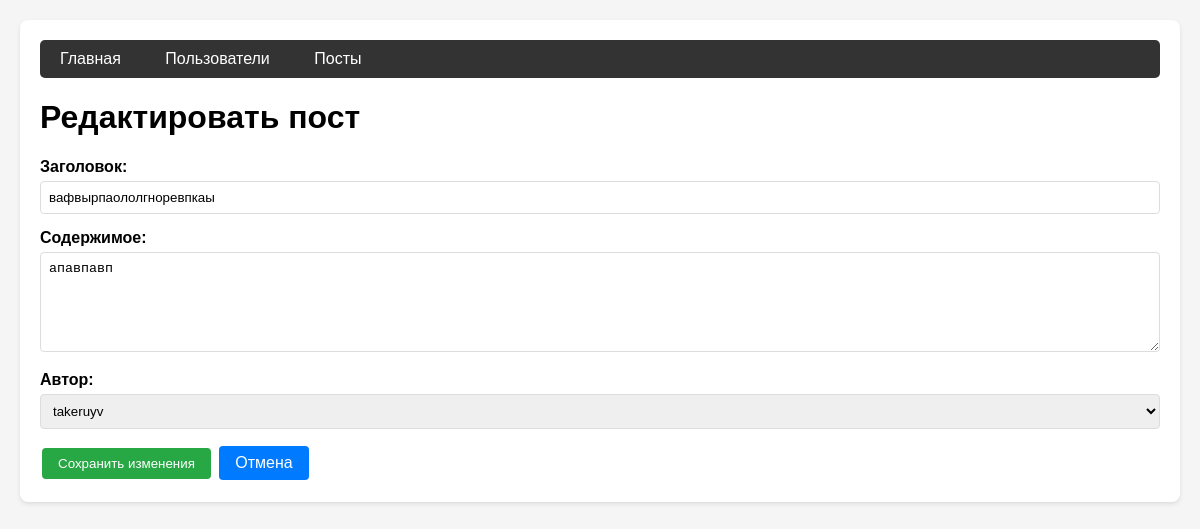
/posts/5/edit, run on the app's committed database.
### database.py (models this page shows)
class Post(Base):
    __tablename__ = 'posts'
    id = Column(Integer, primary_key=True, autoincrement=True)
    title = Column(String, nullable=False)
    content = Column(Text, nullable=False)
    user_id = Column(Integer, ForeignKey('users.id'), nullable=False)
    user = relationship("User", back_populates="posts")

class User(Base):
    __tablename__ = 'users'
    id = Column(Integer, primary_key=True, autoincrement=True)
    username = Column(String, unique=True, nullable=False)
    email = Column(String, unique=True, nullable=False)
    password = Column(String, nullable=False)
    posts = relationship("Post", back_populates="user", cascade="all, delete-orphan")

### main.py (the view)
@app.get("/posts/{post_id}/edit", response_class=HTMLResponse)
async def edit_post_form(post_id: int, request: Request, db: Session = Depends(get_db)):
    post = db.query(Post).filter(Post.id == post_id).first()
    if not post:
        raise HTTPException(status_code=404, detail="Пост не найден")
    users = db.query(User).all()
    return templates.TemplateResponse("post_edit.html", {"request": request, "post": post, "users": users})

### templates/post_edit.html
{% extends "base.html" %}
{% block content %}
<h1>Редактировать пост</h1>
<form method="post" action="/posts/{{ post.id }}/edit">
    <div class="form-group">
        <label for="title">Заголовок:</label>
        <input type="text" id="title" name="title" value="{{ post.title }}" required>
    </div>
    <div class="form-group">
        <label for="content">Содержимое:</label>
        <textarea id="content" name="content" required>{{ post.content }}</textarea>
    </div>
    <div class="form-group">
        <label for="user_id">Автор:</label>
        <select id="user_id" name="user_id" required>
            {% for user in users %}
            <option value="{{ user.id }}" {% if user.id == post.user_id %}selected{% endif %}>
                {{ user.username }}
            </option>
            {% endfor %}
        </select>
    </div>
    <button type="submit" class="btn btn-success">Сохранить изменения</button>
    <a href="/posts" class="btn">Отмена</a>
</form>
{% endblock %}

### templates/base.html (style rules this page uses)
body { font-family: Arial, sans-serif; margin: 0; padding: 20px; background-color: #f5f5f5; }
.btn { background-color: #007bff; color: white; padding: 8px 16px; text-decoration: none; border-radius: 4px; display: inline-block; margin: 2px; border: none; cursor: pointer; }
.btn-success { background-color: #28a745; }
.form-group { margin-bottom: 15px; }
label { display: block; margin-bottom: 5px; font-weight: bold; }
input[type="text"], input[type="email"], input[type="password"], textarea, select { width: 100%; padding: 8px; border: 1px solid #ddd; border-radius: 4px; box-sizing: border-box; }
textarea { height: 100px; resize: vertical; }

### data on the page
Post: title "вафвырпаололгноревпкаы", content "апавпавп", user_id "takeruyv"
